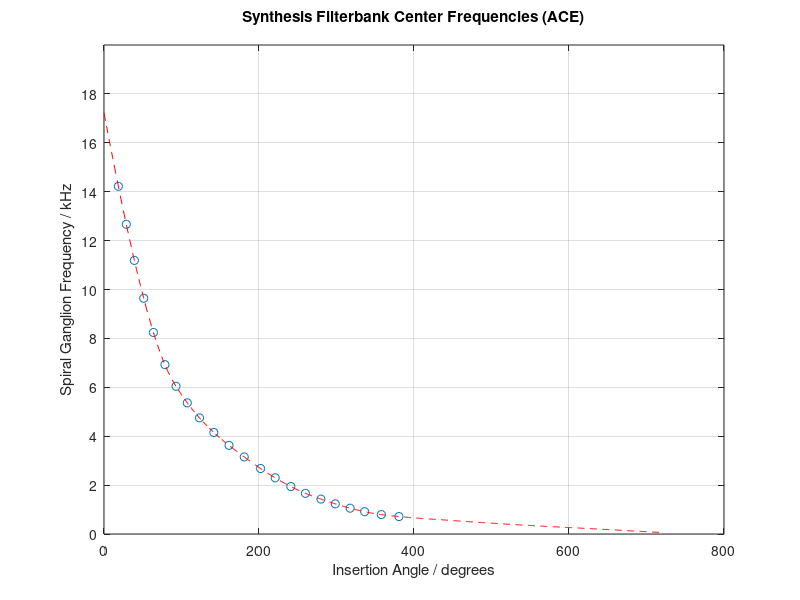

This figure's MATLAB source:
% This file is part of the HörTech Open Master Hearing Aid (openMHA)
% Copyright © 2024 Hörzentrum Oldenburg gGmbH
%
% openMHA is free software: you can redistribute it and/or modify
% it under the terms of the GNU Affero General Public License as published by
% the Free Software Foundation, version 3 of the License.
%
% openMHA is distributed in the hope that it will be useful,
% but WITHOUT ANY WARRANTY; without even the implied warranty of
% MERCHANTABILITY or FITNESS FOR A PARTICULAR PURPOSE.  See the
% GNU Affero General Public License, version 3 for more details.
%
% You should have received a copy of the GNU Affero General Public License,
% version 3 along with openMHA.  If not, see <http://www.gnu.org/licenses/>.


% Script for computing synthesis (i.e., CI auralization) filterbank center 
% frequencies (ACE strategy), plotting the results, and displaying them on 
% the screen for use with the script compute_gammatone_filter_coefficients_ace.m

clear;
close all;
clc;

% -------------------------------------------------------------------------

% The center frequencies of the filterbank for synthesis (i.e., CI 
% auralization) reflect the insertion angle of the electrodes in the 
% cochlea, which in turn depends on the insertion depth of the electrode 
% array and on the spacing of the electrodes on the array. Following 
% Landsberger et al. (2015b), stimulated frequencies are taken here to 
% correspond most closely to spiral ganglion neuron location. Insertion 
% depths are taken from Landsberger et al. (2015a) and mapped onto spiral 
% ganglion frequencies, interpolating data from Stakhovskaya et al. (2007).
% 
% Landsberger, D., Svrakic, M., Roland, J. T., Jr., & Svirsky, M. A. (2015a). 
% Average insertion angles for Cochlear Contour Advance, Advanced Bionics 
% HiFocus 1J, and MED-EL Standard and Flex28 electctrodes. ResearchGate. 
% https://doi.org/10.13140/RG.2.1.2637.4483
% 
% Landsberger, D., Svrakic, M., Roland, J. T., Jr., & Svirsky, M. A. (2015b). 
% The relationship between insertion angles, default frequency allocations, 
% and spiral ganglion place pitch in cochlear implants. Ear & Hearing, 
% 36(5), e207-e213. https://doi.org/10.1097/AUD.0000000000000163
% 
% Stakhovskaya, O., Sridhar, D., Bonham, B. H., & Leake, P. A. (2007). 
% Frequency map for the human cochlear spiral ganglion: Implications for 
% cochlear implants. Journal of the Association for Research in 
% Otolaryngology, 8, 220-233. https://doi.org/10.1007/s10162-007-0076-9

insertion_angle_stakhovskaya = [0 90 180 270 360 450 540 630 720];  % insertion angles reported by Stakhovskaya et al. (2007) / degrees
spiral_ganglion_frequency_stakhovskaya = [17225 6193 3174 1539 785 550 366 215 58];  % spiral ganglion frequencies reported by Stakhovskaya et al. (2007) / Hz
insertion_angle_ace_landsberger = [18.5344 28.771 39.2057 51.2363 63.8127 78.6094 92.9248 107.4537 123.2177 141.7667 161.3163 180.9404 202.036 220.8775 241.079 259.9181 279.8991 298.4162 317.5401 336.3397 357.8824 380.583];  % insertion angles reported by Landsberger et al. (2015a)

% Compute the spiral ganglion frequencies for the ACE strategy / Hz, and 
% plot those frequencies along with the interpolated mapping of angular 
% insertion depth onto spiral ganglion frequency, based on Stakhovskaya 
% et al. (2007):
spiral_ganglion_frequency_ace = round(interp1(insertion_angle_stakhovskaya, spiral_ganglion_frequency_stakhovskaya, insertion_angle_ace_landsberger, 'pchip'));
figure;
insertion_angle_stakhovskaya_interp = insertion_angle_stakhovskaya(1):insertion_angle_stakhovskaya(end);
plot(insertion_angle_ace_landsberger, spiral_ganglion_frequency_ace, 'o');
hold on;
spiral_ganglion_frequency_stakhovskaya_interp = interp1(insertion_angle_stakhovskaya, spiral_ganglion_frequency_stakhovskaya, insertion_angle_stakhovskaya_interp, 'pchip');
plot(insertion_angle_stakhovskaya_interp, spiral_ganglion_frequency_stakhovskaya_interp, 'r--');
hold off;
grid on;
xlabel('Insertion Angle / degrees');
yticks(0:2000:18000);
yticklabels((0:2000:18000)/1000);
ylabel('Spiral Ganglion Frequency / kHz');
title({'Synthesis Filterbank Center Frequencies (ACE)', ''});

% Display the results:
expression = '(?<=e[+-])0';
sFc = strtrim(sprintf('%.0f ', fliplr(spiral_ganglion_frequency_ace)));
sFc = regexprep(sFc, expression, '');
fprintf('Synthesis filterbank center frequencies for ACE / Hz:\n\n');
fprintf(['fc = [' sFc '];\n\n']);
